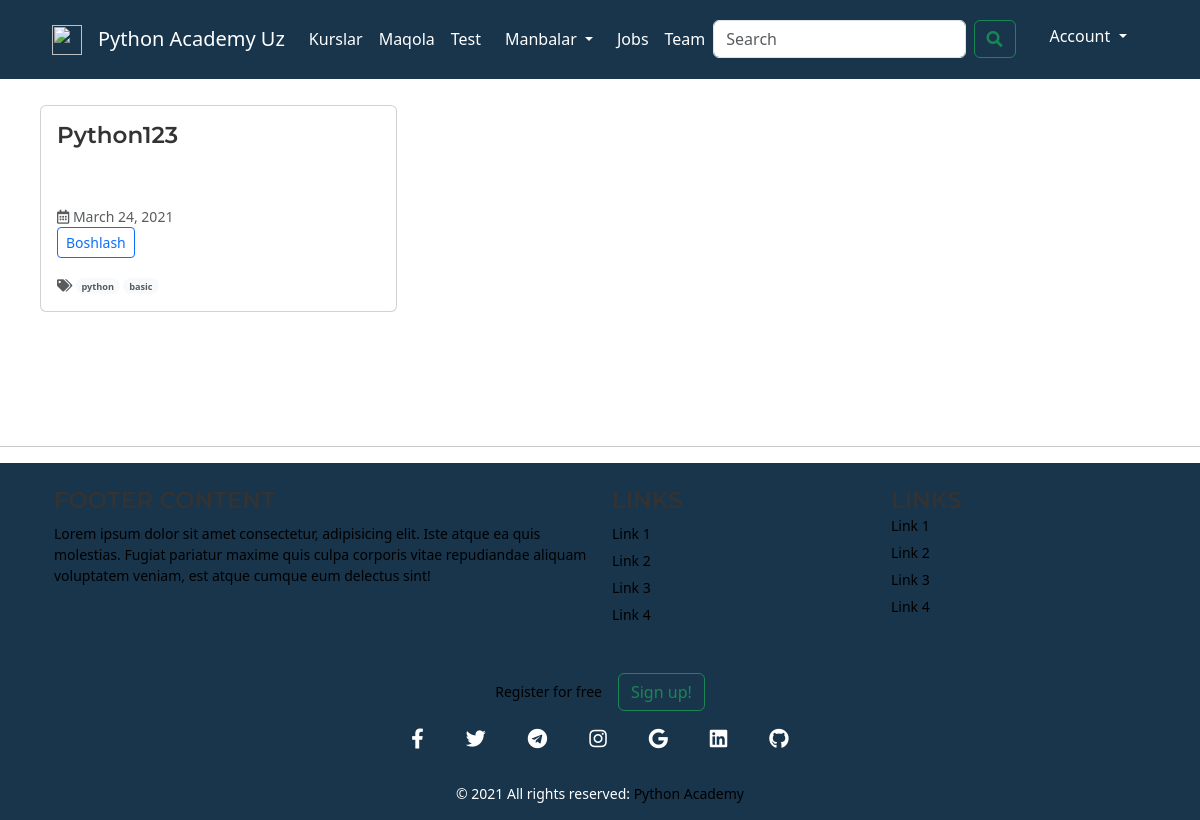
The app's page /tests/ (signed in) with its own data.
### tests/models.py (models this page shows, shortened)
class Exam(models.Model):
    name = models.CharField(max_length=64, verbose_name=u'Exam name', )
    date = models.DateField(default=timezone.now())
    tag = models.ManyToManyField(TagModel)
    slug = models.SlugField()

### home/models.py (models this page shows, shortened)
class TagModel(models.Model):
    name=models.CharField(max_length=15)

### tests/views.py (the view)
# urls.py: path('', exam, name="tests")
def exam(request):
    exam = Exam.objects.all()
    context = {'tests':exam}
    return render(request, 'tests/tests.html', context)

### templates/tests/tests.html (shortened to what this page needs)
{% extends 'base.html' %}
{% block content %}
<div class="container mt-3">
        <div class="row row-cols-1 row-cols-sm-2 row-cols-md-3" id="more">
            {% for test in tests %}
                <div class="col mb-4">
                    <div class="card">
                        <div class="card-body">
                            <h5 class="mb-5"><a class="card-title text-decoration-none">{{test.name}}</a></h5>
                            <div class="text-muted">
                                <p><i class="far fa-calendar-alt"></i> {{test.date}}</p>
                            </div>
                            <a href="blog_detail.html" class="btn btn-sm btn-outline-primary mb-2">Boshlash</a>
                            <p class="card-tags mt-2">
                                <small class="text-muted">
                                    <span class="fa fa-tags"></span>
                                    {% for tag in test.tag.all %}
                                        <a href="#" class="text-muted"><span class="badge rounded-pill bg-light  text-muted">{{tag.name}}</span></a>
                                    {% endfor %}
                                </small>
                            </p>
                        </div>
                    </div>
                </div>
            {% endfor %}
        </div>
    </div>
{% endblock content %}

### static/css/main.css (style rules this page uses)
* { padding: 0; margin: 0; }
.container { padding: 10px; }
.card-tags { margin: 0; }

### static/css/jobs.css (style rules this page uses)
*, *::after, *::before { -webkit-box-sizing: border-box; box-sizing: border-box; }
html, body, .site-wrapper { height: 100%; }
body { font-size: 14px; position: relative; visibility: visible; }
h1, h2, h3, h4, h5, h6 { font-family: "Montserrat", sans-serif; font-weight: 600; line-height: 1.2; margin-top: 0; color: #333333; }
h5, .h5 { font-size: 23px; }
p:last-child { margin-bottom: 0; }
a, button { line-height: inherit; display: inline-block; cursor: pointer; text-decoration: none; color: inherit; }
a, button, img, input { -webkit-transition: all 0.3s ease 0s; -o-transition: all 0.3s ease 0s; transition: all 0.3s ease 0s; }
.bg-light { background-color: #F8F9FA !important; }

### records on screen
Exam: name "Python123", date "March 24, 2021"
TagModel: name "python"
TagModel: name "basic"
